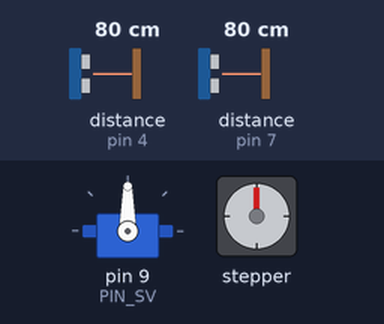
The sketch below on a simulated Arduino Uno, built with avr-gcc and run on an emulated ATmega328P. Shown: servo, stepper motor. Wiring (inferred from the names in the program): 2 × ultrasonic range finder: trigger pin 5, echo pin 4 / trigger pin 6, echo pin 7. The inputs (shaded band) are chosen by the test bench; at power-on: distance to the obstacle (sensors on pin 4, pin 7) 80 cm. The echo pulse lasts 58.3 µs per cm; stepper angles assume 16 steps per turn.

Above: at 1.2 s.
1.3 s: distance to the obstacle (sensor on pin 4) set to 23 cm
2.8 s: distance to the obstacle (sensor on pin 4) set to 19 cm
At 3.01 s:
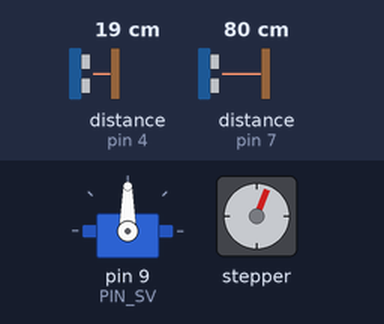
At 5.1 s:
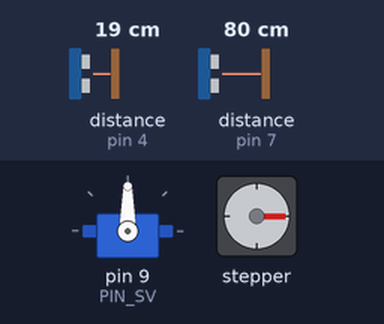
5.4 s: distance to the obstacle (sensor on pin 7) set to 53 cm
6.9 s: distance to the obstacle (sensor on pin 7) set to 47 cm
At 8.1 s:
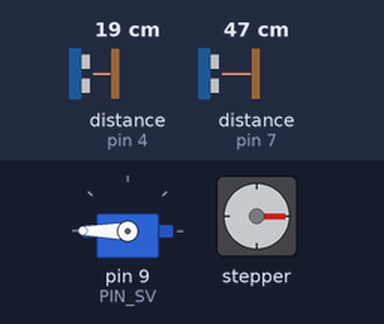
8.4 s: distance to the obstacle (sensor on pin 4) set to 12 cm
9.9 s: distance to the obstacle (sensor on pin 4) set to 9 cm
At 12.1 s:
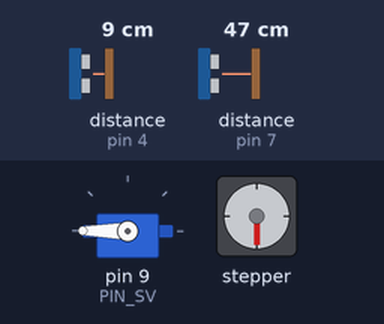
Timing chart, 0 to 13.5 s (numbered marks = the images above; inputs shaded):
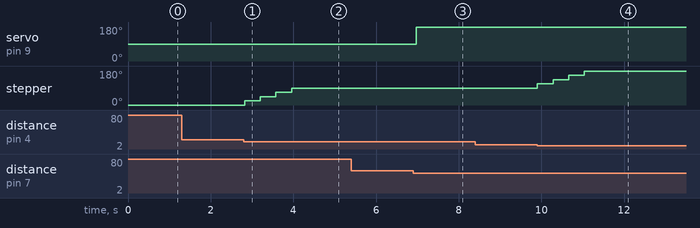

Measured:
- the behaviour switches between 21 and 20 cm on distance to the obstacle (sensor on pin 4) (found by bisection; images 0 and 1)
- the behaviour switches between 51 and 50 cm on distance to the obstacle (sensor on pin 7) (found by bisection; images 2 and 3)
- the behaviour switches between 11 and 10 cm on distance to the obstacle (sensor on pin 4) (found by bisection; images 3 and 4)
- after the input at 1.3 s, every drawn part: stays the same
- after the input at 2.8 s, stepper: turns 90° clockwise in 1.1 s, starting at once
- after the input at 5.4 s, every drawn part: stays the same
- after the input at 6.9 s, servo on pin 9 (PIN_SV): 90° → 180° after 0.08 s
- after the input at 8.4 s, every drawn part: stays the same
- after the input at 9.9 s, stepper: turns 90° clockwise in 1.1 s, starting at once

The sketch:

srvo.ino
```cpp
#include <Arduino.h>
#include "sensor.h"
#include "servomotor.h"
#include "steppermotor.h"

// sensors pin
const int PIN_TRIG1 = 6;
const int PIN_E1 = 7;
const int PIN_TRIG2 = 5;
const int PIN_E2 = 4;

// motors pin
const int PIN_DC = 3; // DC motor
const int PIN_SV = 9; // Servo motor

// Stepper motor
const int PIN_SM1 = 8;
const int PIN_SM2 = 10;
const int PIN_SM3 = 11;
const int PIN_SM4 = 12;

Sensor s1, s2;
ServoM sv;
StepperM st;
Stepper stpm = st.init(PIN_SM1, PIN_SM2, PIN_SM3, PIN_SM4, &stpm);
void setup() {
  sv.init(PIN_SV);
  s1.init(PIN_TRIG1, PIN_E1);
  s2.init(PIN_TRIG2, PIN_E2);
  pinMode(PIN_DC, OUTPUT);
  Serial.begin(9600);
}

void loop() {
  long dur1, dur2;
  dur2 = s2.start();
  dur1 = s1.start();

  st.checkBin(dur2);

  if(sv.detected(dur1))
  {
    int speed = 153;
    if (speed >= 0 && speed <= 255) {
      analogWrite(PIN_DC, speed);
    }
  }
  else
  {
    analogWrite(PIN_DC, LOW);
  }
  delay(100);
}
```

sensor.cpp
```cpp
#include <Arduino.h>
#include "sensor.h"

Sensor::Sensor()
{

}

Sensor::~Sensor()
{
}

void Sensor::init(const int triggerPin, const int echoPin)
{
    this->epin = echoPin;
    this->tpin = triggerPin;
    pinMode(echoPin, INPUT);
    pinMode(triggerPin, OUTPUT);
}

long Sensor::start()
{
    ping();
    long duration = capPing();
    return duration;
}

void Sensor::ping()
{
    digitalWrite(tpin, LOW);
    delayMicroseconds(2);
    digitalWrite(tpin, HIGH);
    delayMicroseconds(10);
    digitalWrite(tpin, LOW);
}

long Sensor::capPing()
{
    long duration = pulseIn(epin, HIGH);
    return duration;
}
```

sensor.h
```cpp
#pragma once

class Sensor
{
public:
    Sensor();
    ~Sensor();

    void init(const int triggerPin, const int echoPin);
    long start();
private:
    void ping();
    long capPing();

    int epin = 0;
    int tpin = 0;
};
```

servomotor.cpp
```cpp
#include "servomotor.h"

ServoM::ServoM()
{
}

ServoM::~ServoM()
{
}

void ServoM::init(const int svMotorPin)
{
    sv.attach(svMotorPin, 600, 2300);
}

bool ServoM::detected(long duration)
{
    long cm = duration / 29 / 2;

    if (cm < 50 && state != OPEN)
    {
        this->state = OPEN;
        this->open();
    }
    else if (cm >= 50 && state != CLOSE)
    {
        state = CLOSE;
        this->close();
    }

    return (state == OPEN); // true if open
}

void ServoM::rotate(int angle)
{
    sv.write(angle);
}

void ServoM::open()
{
    sv.write(180);
}

void ServoM::close()
{
    sv.write(0);
}
```

servomotor.h
```cpp
#pragma once

#include <Servo.h>

enum LID_STATE
{
    OPEN, CLOSE
};

class ServoM
{
public:
    ServoM();
    ~ServoM();
    void init(const int svMotorPin);
    bool detected(long duration); // detect if a person is trying to put a trash
private:
    void rotate(int angle);
    void open(); // 180deg rotation
    void close(); // 0deg
    int state = CLOSE;
    Servo sv;
};
```

steppermotor.cpp
```cpp
#include "steppermotor.h"
#include <Arduino.h>

StepperM::StepperM()
{

}

StepperM::~StepperM()
{
    delete st;
}

Stepper StepperM::init(int mPin1,int mPin2,int mPin3,int mPin4, Stepper *s)
{
    Stepper st(this->rev, mPin1, mPin2, mPin3, mPin4);
    st.setSpeed(this->speed);
    this->st = s;
    return st;
}

void StepperM::checkBin(long duration)
{
    long cm = duration / 29 / 2;

    int target;

    if (cm > 20)
        target = EMPTY_POS;
    else if (cm >= 10)
        target = HALF_POS;
    else
        target = FULL_POS;

    if (target != currentAngle)
    {
        moveTo(target);
    }
}

void StepperM::moveTo(int targetAngle)
{
    int currentStep = (currentAngle * rev) / 360;
    int targetStep  = (targetAngle * rev) / 360;

    int stepDiff = targetStep - currentStep;

    st->step(stepDiff);

    currentAngle = targetAngle;
}
```

steppermotor.h
```cpp
#pragma once

#include <Stepper.h>

#define EMPTY_POS 0
#define HALF_POS  90
#define FULL_POS  180
class StepperM
{
public:
    StepperM();
    ~StepperM();
    Stepper init(int mPin1,int mPin2,int mPin3,int mPin4, Stepper *s);
    void checkBin(long duration);
private:
    int currentAngle = 0;
    int rev = 16;
    int speed = 10;
    Stepper *st;
    void moveTo(int target);
};
```
